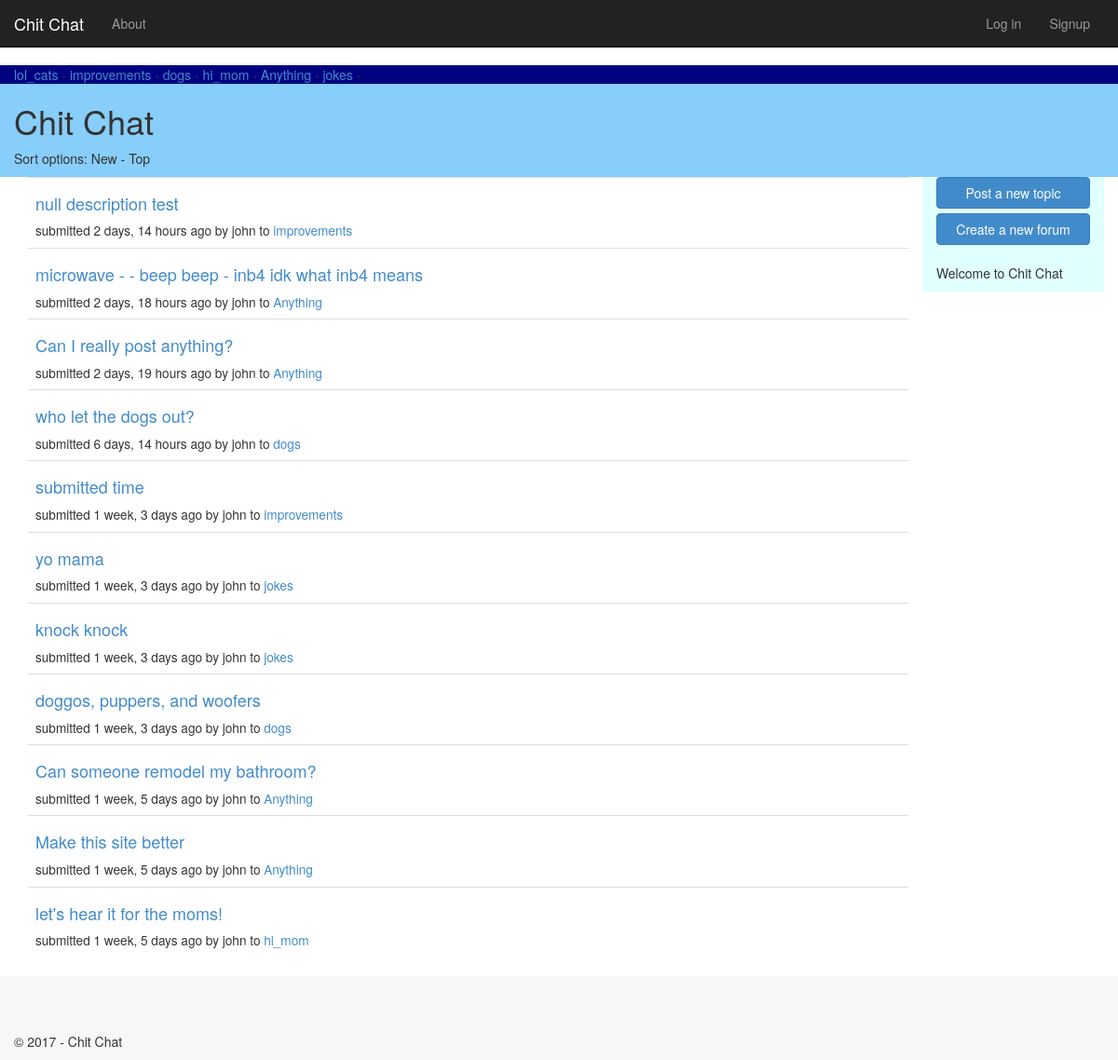
Before: / with the older database file.
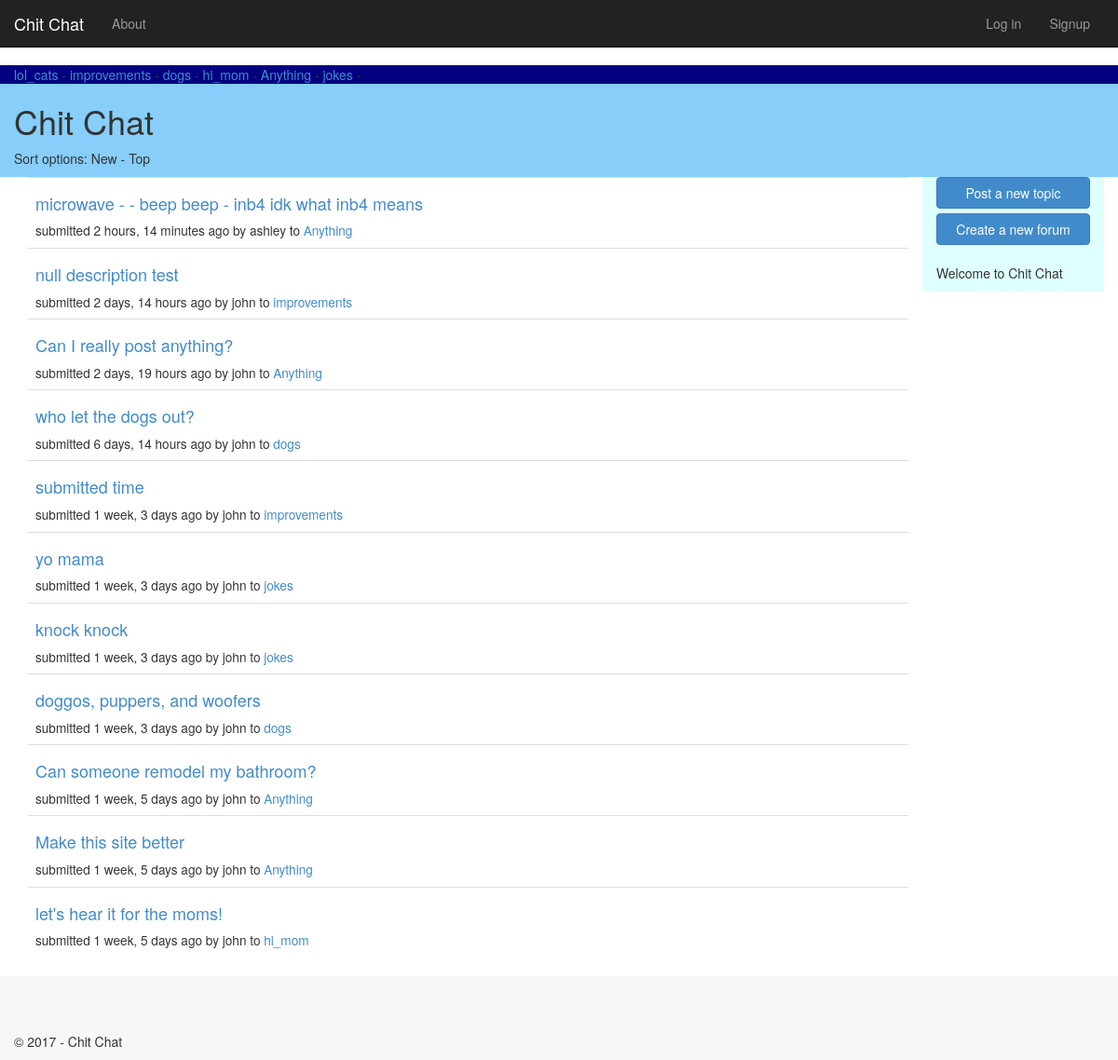
After: the same page with the newer database file.
### forum/models.py (models this page shows, shortened)
class Forum(models.Model):
    slug = models.SlugField(unique=True, max_length=60)
    description = models.TextField(blank=True, default='')
    updated = models.DateTimeField(auto_now=True)
    created = models.DateTimeField(auto_now=True)
    creator = models.ForeignKey(User, blank=True, null=True)

class Topic(models.Model):
    title = models.CharField(max_length=60)
    description = models.TextField(max_length=10000, blank=True)
    forum = models.ForeignKey(Forum)
    created = models.DateTimeField(auto_now=True)
    creator = models.ForeignKey(User, blank=True, null=True)
    updated = models.DateTimeField(auto_now=True)
    closed = models.BooleanField(blank=True, default=False)

### forum/views.py (the view)
class ForumListView(ListView):
    model = Forum
    def get_context_data(self, **kwargs):
        context = super(ForumListView, self).get_context_data(**kwargs)
        context['title'] = 'Forums'
        context['year'] = datetime.now().year
        context['topics'] = Topic.objects.all().order_by("-created")
        return context

### forum/templates/forum/index.html
{% extends "app/layout.html" %}
{% block content %}
<div id="header-forums" class="container">
    {% if latest_forum_list %}
    <span class="align-middle">
        {% for forum in latest_forum_list %}
        <a href="{% url 'forum:forum-detail' slug=forum.slug %}">{{forum.slug}}</a> -
        {% endfor %}
    </span>
    {% else %}
    <p>No forums available.</p>
    {% endif %}
</div>
<div id="header-bottom" class="container">
    <h1>Chit Chat</h1><p>Sort options: New - Top</p>
</div>
<div class="container">
    <div class="col-xs-12 col-sm-10" id="topic-table">
        {% if topics %}
        <table class="table table-hover">
            <tbody>
                {% for topic in topics %}
                <tr>
                    <td>
                        <h4><a href="{% url 'forum:topic-detail' topic.id %}">{{topic.title}}</a></h4>
                        <small>
                            submitted {{ topic.created|timesince }} ago by {{ topic.creator.get_username }} to
                            <a href="{% url 'forum:forum-detail' slug=topic.forum.slug %}">{{topic.forum.slug}}</a>
                        </small>
                    </td>
                </tr>
                {% endfor %}
            </tbody>
        </table>
        {% else %}
        <p>No topics available.</p>
        {% endif %}
    </div>
    <div class="col-xs-12 col-sm-2" id="sidebar-main">
        <a href="" class="btn btn-primary btn-block" role="button">Post a new topic</a>
        <a href="{% url 'forum:new-forum' %}" class="btn btn-primary btn-block" role="button">Create a new forum</a>
        <br />
        <p>Welcome to Chit Chat</p>
    </div>
</div>
{% endblock %}

Changed rows visible on the page:
changed Topic "microwave - - beep beep - inb4 idk what inb4 means": created "2 days, 18 hours" → "2 hours, 14 minutes"; creator.get_username "john" → "ashley"; moves up the list
